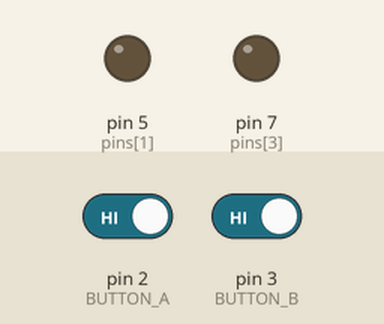
A sketch run on a simulated Arduino Leonardo, built with avr-gcc and run on an emulated ATmega32U4. Shown: output pins drawn as LEDs (lit = HIGH). The inputs (shaded band) are chosen by the test bench; at power-on: pin 2 (BUTTON_A) HIGH, pin 3 (BUTTON_B) HIGH. Sleep ends after the set time or at an interrupt; random numbers use the default seed unless the sketch sets one.

Above: at 1.7 s.
Timing chart, 0 to 1.5 s (numbered marks = the images above; inputs shaded):
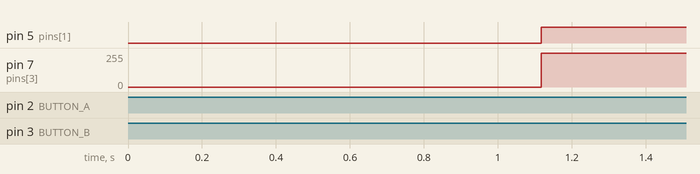

The sketch:

KeyChainino_v2_USB_walled.ino
```cpp
/*****************************************************************************
   WALLED GAME FOR KEYCHAININO USB www.keychainino.com

   created by Alessandro Matera

   naming by *Don Marco Furi*

   The goal of this game is to move the "man" (a dot) inside the walls's gates
   that coming down from the top of the screen.

   The walls speed increase every 10 walls spawned
 * *****************************************************************************
*/
#include <avr/pgmspace.h>
#include <avr/sleep.h>
#include <avr/power.h>
#include <avr/wdt.h>

#define MATRIX_ROW 8
#define MATRIX_COL 8
#define PIN_NUMBER 9

#define BUTTON_A 2 // INT1
#define BUTTON_B 3 // INT0

unsigned long timer = 64900;

byte i_Charlie = 0;
byte j_Charlie = 0;

const byte pins[PIN_NUMBER] = {4, 5, 6, 7, 8, 9, 10, 11, 12}; //the number of the pin used for the LEDs in ordered

const byte connectionMatrix[MATRIX_ROW][MATRIX_COL][2] = { //the matrix that show the LEDs pin connections. Firs Value is the Anode, second is the Catode
  {{1, 0}, {2, 0}, {3, 0}, {4, 0}, {5, 0}, {6, 0}, {7, 0}, {8, 0}},
  {{0, 1}, {2, 1}, {3, 1}, {4, 1}, {5, 1}, {6, 1}, {7, 1}, {8, 1}},
  {{0, 2}, {1, 2}, {3, 2}, {4, 2}, {5, 2}, {6, 2}, {7, 2}, {8, 2}},
  {{0, 3}, {1, 3}, {2, 3}, {4, 3}, {5, 3}, {6, 3}, {7, 3}, {8, 3}},
  {{0, 4}, {1, 4}, {2, 4}, {3, 4}, {5, 4}, {6, 4}, {7, 4}, {8, 4}},
  {{0, 5}, {1, 5}, {2, 5}, {3, 5}, {4, 5}, {6, 5}, {7, 5}, {8, 5}},
  {{0, 6}, {1, 6}, {2, 6}, {3, 6}, {4, 6}, {5, 6}, {7, 6}, {8, 6}},
  {{0, 7}, {1, 7}, {2, 7}, {3, 7}, {4, 7}, {5, 7}, {6, 7}, {8, 7}},
};

bool matrixState[MATRIX_ROW][MATRIX_COL] = { //the matrix that will be always used to turn ON or OFF the LEDs
  {0, 0, 0, 0, 0, 0, 0, 0},
  {0, 0, 0, 0, 0, 0, 0, 0},
  {0, 0, 0, 0, 0, 0, 0, 0},
  {0, 0, 0, 0, 0, 0, 0, 0},
  {0, 0, 0, 0, 0, 0, 0, 0},
  {0, 0, 0, 0, 0, 0, 0, 0},
  {0, 0, 0, 0, 0, 0, 0, 0},
  {0, 0, 0, 0, 0, 0, 0, 0}
};


//MAN VARIABLES
byte manXPosition = 2;//the position of the man

//Wall variables
byte wallGateXPosition = random(0, MATRIX_COL); //randomized wall's gate
byte wallYPosition = 0; //Y value of the wall
unsigned int wallCounter = 0; //the number of walls spawned used to increase the speed

const int wallSpeed = 2000; //this number is inversely proportional to the speed of the wall
int wallUpdatePositionCounter = 0; //it is a counter to update wall position
int wallUpdatePositionSpeed = wallSpeed; //the actual speed of the wall

byte keySensibility = 70; //the sensibility of the two touch buttons. Decrease to have more sensitivity

//the game score calculated in the number of gates passed
byte score = 0; //0 //MAX 255 for byte

bool gameStarted = false; //indicates if the game is started

// KeyChainino Face stored in FLASH in order to reduce RAM size
const PROGMEM bool KeyChaininoFace[MATRIX_ROW][MATRIX_COL] = {
  {0, 0, 0, 0, 0, 0, 0, 0},
  {0, 0, 0, 0, 0, 0, 0, 0},
  {0, 0, 0, 1, 1, 0, 0, 0},
  {0, 0, 0, 0, 0, 0, 0, 0},
  {0, 1, 0, 0, 0, 0, 1, 0},
  {0, 0, 1, 1, 1, 1, 0, 0},
  {0, 0, 0, 0, 0, 0, 0, 0},
  {0, 0, 0, 0, 0, 0, 0, 0}
};


//NUMBERS used in score stored in FLASH in order to reduce RAM size

const PROGMEM bool one[MATRIX_ROW][MATRIX_COL]  = {
  {0, 0, 0, 0, 0, 0, 0, 0},
  {0, 0, 0, 0, 1, 0, 0, 0},
  {0, 0, 0, 1, 1, 0, 0, 0},
  {0, 0, 1, 0, 1, 0, 0, 0},
  {0, 0, 0, 0, 1, 0, 0, 0},
  {0, 0, 0, 0, 1, 0, 0, 0},
  {0, 0, 0, 0, 1, 0, 0, 0},
  {0, 0, 0, 0, 1, 0, 0, 0}
};

const PROGMEM bool two[MATRIX_ROW][MATRIX_COL] = {
  {0, 0, 0, 0, 0, 0, 0, 0},
  {0, 0, 0, 1, 1, 1, 0, 0},
  {0, 0, 1, 0, 0, 0, 1, 0},
  {0, 0, 0, 0, 0, 0, 1, 0},
  {0, 0, 0, 0, 0, 1, 0, 0},
  {0, 0, 0, 0, 1, 0, 0, 0},
  {0, 0, 0, 1, 0, 0, 0, 0},
  {0, 0, 1, 1, 1, 1, 1, 0}
};

const PROGMEM bool three[MATRIX_ROW][MATRIX_COL] = {
  {0, 0, 0, 0, 0, 0, 0, 0},
  {0, 0, 0, 1, 1, 1, 0, 0},
  {0, 0, 0, 0, 0, 0, 1, 0},
  {0, 0, 0, 0, 0, 0, 1, 0},
  {0, 0, 0, 0, 1, 1, 0, 0},
  {0, 0, 0, 0, 0, 0, 1, 0},
  {0, 0, 0, 0, 0, 0, 1, 0},
  {0, 0, 0, 1, 1, 1, 0, 0}
};

const PROGMEM bool four[MATRIX_ROW][MATRIX_COL] = {
  {0, 0, 0, 0, 0, 0, 0, 0},
  {0, 0, 0, 0, 0, 1, 0, 0},
  {0, 0, 0, 0, 1, 1, 0, 0},
  {0, 0, 0, 1, 0, 1, 0, 0},
  {0, 0, 1, 0, 0, 1, 0, 0},
  {0, 1, 1, 1, 1, 1, 1, 0},
  {0, 0, 0, 0, 0, 1, 0, 0},
  {0, 0, 0, 0, 0, 1, 0, 0}
};

const PROGMEM bool five[MATRIX_ROW][MATRIX_COL] = {
  {0, 0, 0, 0, 0, 0, 0, 0},
  {0, 0, 0, 1, 1, 1, 1, 0},
  {0, 0, 0, 1, 0, 0, 0, 0},
  {0, 0, 0, 1, 0, 0, 0, 0},
  {0, 0, 0, 1, 1, 1, 0, 0},
  {0, 0, 0, 0, 0, 0, 1, 0},
  {0, 0, 0, 0, 0, 0, 1, 0},
  {0, 0, 0, 1, 1, 1, 0, 0}
};

const PROGMEM bool six[MATRIX_ROW][MATRIX_COL] = {
  {0, 0, 0, 0, 0, 0, 0, 0},
  {0, 0, 0, 0, 0, 1, 0, 0},
  {0, 0, 0, 0, 1, 0, 0, 0},
  {0, 0, 0, 1, 0, 0, 0, 0},
  {0, 0, 1, 1, 1, 1, 0, 0},
  {0, 0, 1, 0, 0, 0, 1, 0},
  {0, 0, 1, 0, 0, 0, 1, 0},
  {0, 0, 0, 1, 1, 1, 0, 0}
};

const PROGMEM bool seven[MATRIX_ROW][MATRIX_COL] = {
  {0, 0, 0, 0, 0, 0, 0, 0},
  {0, 0, 1, 1, 1, 1, 1, 0},
  {0, 0, 0, 0, 0, 0, 1, 0},
  {0, 0, 0, 0, 0, 0, 1, 0},
  {0, 0, 0, 0, 0, 1, 0, 0},
  {0, 0, 0, 0, 1, 0, 0, 0},
  {0, 0, 0, 1, 0, 0, 0, 0},
  {0, 0, 1, 0, 0, 0, 0, 0}
};

const PROGMEM bool eight[MATRIX_ROW][MATRIX_COL] = {
  {0, 0, 0, 0, 0, 0, 0, 0},
  {0, 0, 0, 1, 1, 1, 0, 0},
  {0, 0, 1, 0, 0, 0, 1, 0},
  {0, 0, 1, 0, 0, 0, 1, 0},
  {0, 0, 0, 1, 1, 1, 0, 0},
  {0, 0, 1, 0, 0, 0, 1, 0},
  {0, 0, 1, 0, 0, 0, 1, 0},
  {0, 0, 0, 1, 1, 1, 0, 0}
};

const PROGMEM bool nine[MATRIX_ROW][MATRIX_COL] = {
  {0, 0, 0, 0, 0, 0, 0, 0},
  {0, 0, 0, 1, 1, 1, 0, 0},
  {0, 0, 1, 0, 0, 0, 1, 0},
  {0, 0, 1, 0, 0, 0, 1, 0},
  {0, 0, 0, 1, 1, 1, 1, 0},
  {0, 0, 0, 0, 0, 1, 0, 0},
  {0, 0, 0, 0, 1, 0, 0, 0},
  {0, 0, 0, 1, 0, 0, 0, 0}
};
const PROGMEM bool zero[MATRIX_ROW][MATRIX_COL] = {
  {0, 0, 0, 0, 0, 0, 0, 0},
  {0, 0, 0, 1, 1, 1, 0, 0},
  {0, 0, 1, 0, 0, 0, 1, 0},
  {0, 0, 1, 0, 0, 0, 1, 0},
  {0, 0, 1, 0, 0, 0, 1, 0},
  {0, 0, 1, 0, 0, 0, 1, 0},
  {0, 0, 1, 0, 0, 0, 1, 0},
  {0, 0, 0, 1, 1, 1, 0, 0}
};


ISR(TIMER1_OVF_vect) {  // timer1 overflow interrupt service routine
  cli(); //disable interrupt
  TCNT1 = timer;// 65405;

  //THIS PART IS USED TO UPDATE THE Wall'S MOVIMENT IN THE GAME
  //if game is started change wall position
  if (gameStarted) {
    //it is a counter used to update the wall position after it reach the wallUpdatePositionSpeed value
    //becouse timer interrupt is to fast
    wallUpdatePositionCounter++;
    if (wallUpdatePositionCounter > wallUpdatePositionSpeed) {
      updateWallPosition();
      wallUpdatePositionCounter = 0;
    }
  }


  // THIS PART IS USED TO UPDATE THE CHARLIEPLEXING LEDS MATRIX
  // YOU CAN JUST DON'T CARE ABOUT THIS PART
  // BECAUSE YOU CAN CODE LIKE A STANDARD MATRIX BY MANIPULATING THE
  // VALUE OF THE matrixState MATRIX

  //check from matrixState which LED to turn ON or OFF

  pinMode(pins[connectionMatrix[i_Charlie][j_Charlie][0]], INPUT); //set both positive pole and negative pole
  pinMode(pins[connectionMatrix[i_Charlie][j_Charlie][1]], INPUT); // to INPUT in order to turn OFF the LED


  j_Charlie++;
  if (j_Charlie >= MATRIX_COL) {
    j_Charlie = 0;
    i_Charlie++;
    if (i_Charlie >= MATRIX_ROW) {
      i_Charlie = 0;
    }
  }

  if (matrixState[i_Charlie][j_Charlie] == 1) { //turn on LED with 1 in matrixState
    pinMode(pins[connectionMatrix[i_Charlie][j_Charlie][0]], OUTPUT); //set positive pole to OUTPUT
    pinMode(pins[connectionMatrix[i_Charlie][j_Charlie][1]], OUTPUT); //set negative pole to OUTPUT
    digitalWrite(pins[connectionMatrix[i_Charlie][j_Charlie][0]], HIGH); //set positive pole to HIGH
    digitalWrite(pins[connectionMatrix[i_Charlie][j_Charlie][1]], LOW); //set negative pole to LOW
  }

  sei(); //enable interrupt
}

ISR(INT1_vect) { //BUTTON A INTERRUPT
  //do nothing
}

ISR(INT0_vect) { //BUTTON B INTERRUPT
  //do nothing
}


void setup() {
  //configure LED pins
  for (byte i = 0; i < PIN_NUMBER; i++) {
    pinMode(pins[i], INPUT);
  }

  //configure Buttons pins
  pinMode(BUTTON_A, INPUT_PULLUP);
  pinMode(BUTTON_B, INPUT_PULLUP);

  // initialize Timer1
  cli();         // disable global interrupts
  TCCR1A = 0;    // set entire TCCR1A register to 0
  TCCR1B = 0;    // set entire TCCR1A register to 0

  bitSet(TIMSK1, TOIE1); // enable Timer1 overflow interrupt:

  TCNT1 = timer;

  // set prescaler
  bitSet(TCCR1B, CS10);

  //disabling all unnecessary peripherals to reduce power
  ADCSRA = 0;
  bitSet(ADCSRA, ADEN); //disable ADC
  bitSet(ACSR, ACD); // disable Analog comparator, saves 4 uA
  power_adc_disable(); // disable ADC converter
  power_spi_disable();
  power_usart0_disable();
  power_usart1_disable();
  power_twi_disable();
  power_timer2_disable();
  power_timer3_disable();
  bitSet(PRR1, 4); //disable timer 4 (bit 4 = PRTIM4)
  wdt_disable();


  // enable global interrupts:
  sei();

  showKeyChaininoFace(); //show KeyChainino smile face
  delay(500);
  clearMatrix(); //clear the Matrix

  //show wall
  for (byte x = 0; x < MATRIX_COL; x++) {
    if (x != wallGateXPosition) {
      matrixState[wallYPosition][x] = 1;
    }
  }

  gameStarted = true; //Start the game

}

void loop() {
  if (gameStarted) { //if game is started
    game(); //go to game function
  } else { //else end the game
    endGame(); //to to end game
  }
}

void game() {
  updateManPosition(); //update the man position by checking buttons
}

void endGame() {
  //SHOW SCORE
  showScore(score); //shows the score number
  clearMatrix(); //clear all the LEDs
  showKeyChaininoFace(); //show KeyChaininoFace
  delay(500);
  goSleep(); //sleep to reduce power
  resetGame(); //reset game variables
}

void updateWallPosition() {

  //checkCollision
  if (wallYPosition == MATRIX_ROW - 2) { //if wall is in the same man's Y position
    //NOTE: we check if the wallYposition is in the position MATRIX_ROW - 2 and
    // not on MATRIX_ROW - 1 because we increment the wallYPosition after this check
    if (manXPosition == wallGateXPosition) { //if man passes the wall
      score++; //increase score
    } else {
      gameStarted = false; //esle we end the game
    }
  }

  int wallOldYPosition = wallYPosition; //store the old wall position

  if (wallYPosition < MATRIX_ROW - 1) { //if wall position isn't the bottom
    wallYPosition++; //increase Y position - go down
  } else { //else, if the wall touch the bottom
    wallYPosition = 0; //reset its position
    wallGateXPosition = random(0, MATRIX_COL); //randomize another gate
    wallCounter++; //increase wall counter
    //increase wall spaw update
    if (wallCounter % 10 == 0) { //if wallCounter is egual to 10
      wallUpdatePositionSpeed -= 100; //we can increase the speed of the wall
      if (wallUpdatePositionSpeed < 7) { //by decreasing the wallUpdatePositionSpeed variable
        wallUpdatePositionSpeed = 7; //if this variable is under 7, we stay at this speed.
      }
    }
  }

  //delete previous wall position
  for (byte x = 0; x < MATRIX_COL; x++) {
    matrixState[wallOldYPosition][x] = 0;
  }

  //show new wall position
  for (byte x = 0; x < MATRIX_COL; x++) {
    if (x != wallGateXPosition) {
      matrixState[wallYPosition][x] = 1;
    }
  }


}

void updateManPosition() {

  //depends on which button is pressed, change the man position
  // to left (button A) or right (button B)

  int manXNewPosition = manXPosition; //store man X position that is going to change

  //if we press the button B we go Right
  if (!digitalRead(BUTTON_B)) {
    delay(keySensibility);
    if (!digitalRead(BUTTON_B)) {
      manXNewPosition++;
    }
  }


  //if we press the button A we go Left
  if (!digitalRead(BUTTON_A)) {
    delay(keySensibility);
    if (!digitalRead(BUTTON_A)) {
      manXNewPosition--;
    }
  }

  //fix man X position
  if (manXNewPosition > MATRIX_COL - 1) {
    manXNewPosition--;
  }
  if (manXNewPosition < 0) {
    manXNewPosition = 0;
  }

  //only if the man position is different
  // (means that the button was pressed)
  if (manXNewPosition != manXPosition) {
    //delete current man Position
    matrixState[MATRIX_ROW - 1][manXPosition] = 0;
  }

  //set current man position to new position
  manXPosition = manXNewPosition;

  //show new man Position
  matrixState[MATRIX_ROW - 1][manXPosition] = 1;
}


void showScore(byte scoreNumber) {

  clearMatrix();

  char scoreChar[5]; //char were to put the score number

  //converting the score to scoreChar
  String str = String(scoreNumber) + ' ';
  str.toCharArray(scoreChar, 5);

  for (char c = 0; scoreChar[c] != '\0'; c++) {
    for (int col = MATRIX_COL - 1; col >= 0; col--) { // we start to display the charter matrix from right to left
      for (byte i = 0; i < MATRIX_COL; i++) { //put the charter into the matrixState
        for (byte j = 0; j < MATRIX_ROW; j++) { //as usual
          if (i >= col) { //if the number of col(i) is higher than the scrolling col, we show the correct charter according to charterToShow var.
            writeCharter(scoreChar[c], i, j, col);
          } else { //else, if col (i) is less than col, we shift the matrixState
            matrixState[j][i] = matrixState[j][i + 1];
          }
        }

      }
      delay(80);
    }
  }
}

//show the number according to the matrix number
void writeCharter(char charterToShow, byte i, byte j, byte col) {
  if (charterToShow == '0') {
    matrixState[j][i] = (bool*)pgm_read_byte(&(zero[j][i - col]));
  }
  else if (charterToShow == '1') {
    matrixState[j][i] = (bool*)pgm_read_byte(&(one[j][i - col]));
  }
  else if (charterToShow == '2') {
    matrixState[j][i] = (bool*)pgm_read_byte(&(two[j][i - col]));
  }
  else if (charterToShow == '3') {
    matrixState[j][i] = (bool*)pgm_read_byte(&(three[j][i - col]));
  }
  else if (charterToShow == '4') {
    matrixState[j][i] = (bool*)pgm_read_byte(&(four[j][i - col]));
  }
  else if (charterToShow == '5') {
    matrixState[j][i] = (bool*)pgm_read_byte(&(five[j][i - col]));
  }
  else if (charterToShow == '6') {
    matrixState[j][i] = (bool*)pgm_read_byte(&(six[j][i - col]));
  }
  else if (charterToShow == '7') {
    matrixState[j][i] = (bool*)pgm_read_byte(&(seven[j][i - col]));
  }
  else if (charterToShow == '8') {
    matrixState[j][i] = (bool*)pgm_read_byte(&(eight[j][i - col]));
  }
  else if (charterToShow == '9') {
    matrixState[j][i] = (bool*)pgm_read_byte(&(nine[j][i - col]));
  }
  else if (charterToShow == ' ') { //SYMBOLS FOR SPACE
    matrixState[j][i] = 0;
  }
}

void resetGame() {
  //reset all game variables to the start condition
  clearMatrix();
  showKeyChaininoFace();
  delay(500);
  clearMatrix();
  delay(300);

  //check for programming mode
  if (!digitalRead(BUTTON_B) && !digitalRead(BUTTON_A)) {
    //programming mode
    programmingMode();
  }

  manXPosition = 2;

  wallGateXPosition = random(0, MATRIX_COL);
  wallYPosition = 0; //top screen
  wallCounter = 0; //the number of walls spawned

  wallUpdatePositionCounter = 0;
  wallUpdatePositionSpeed = wallSpeed;

  score = 0;

  //show wall
  for (byte x = 0; x < MATRIX_COL; x++) {
    if (x != wallGateXPosition) {
      matrixState[wallYPosition][x] = 1;
    }
  }

  gameStarted = true;
}

void programmingMode() {
  while (1) {
    fullMatrix();
    delay(300);
    clearMatrix();
    delay(300);
  }
}

void clearMatrix() {
  //clear the matrix by inserting 0 to the matrixState
  for (byte i = 0; i < MATRIX_ROW; i++) {
    for (byte j = 0; j < MATRIX_COL; j++) {
      clearMatrixStateBit(i, j);
    }
  }
}

void fullMatrix() {
  //turn on all LEDs in the matrix by inserting 1 to the matrixState
  for (byte i = 0; i < MATRIX_ROW; i++) {
    for (byte j = 0; j < MATRIX_COL; j++) {
      setMatrixStateBit(i, j);
    }
  }
}

void showKeyChaininoFace() {
  for (byte i = 0; i < MATRIX_ROW; i++) {
    for (byte j = 0; j < MATRIX_COL; j++) {
      matrixState[i][j] = (bool*)pgm_read_byte(&(KeyChaininoFace[i][j])); //here we read the matrix from FLASH
    }
  }
}


void setMatrixStateBit(byte i, byte j) {
  cli();
  matrixState[i][j] = 1;
  sei();
}
void clearMatrixStateBit(byte i, byte j) {
  cli();
  matrixState[i][j] = 0;
  sei();
}

void goSleep() {
  //going sleep to reduce power consuming

  power_timer0_disable(); //disable Timer 0
  power_timer1_disable(); //disable Timer 1

  for (byte i = 0; i < MATRIX_ROW; i++) {
    for (byte j = 0; j < MATRIX_COL; j++) {
      pinMode(pins[connectionMatrix[i][j][0]], INPUT); //set both positive pole and negative pole
      pinMode(pins[connectionMatrix[i][j][1]], INPUT); // to INPUT in order to turn OFF the LED
    }
  }


  //enable interrupt buttons to allow wakeup from button interrupts
  bitSet(EIMSK, INT0); //enable interrupt button B - INT0
  bitSet(EIMSK, INT1); //enable interrupt button A - INT1

  // Disable the USB interface
  bitClear(USBCON, USBE);

  // Disable the VBUS transition enable bit
  bitClear(USBCON, VBUSTE);

  // Disable the VUSB pad
  bitClear(USBCON, OTGPADE);

  // Freeze the USB clock
  bitClear(USBCON, FRZCLK);

  // Disable USB pad regulator
  bitClear(UHWCON, UVREGE);

  // Clear the IVBUS Transition Interrupt flag
  bitClear(USBINT, VBUSTI);

  // Physically detact USB (by disconnecting internal pull-ups on D+ and D-)
  bitSet(UDCON, DETACH);

  power_usb_disable();

  set_sleep_mode(SLEEP_MODE_PWR_DOWN);

  bool falsePush = true;

  while (falsePush) {
    if (!digitalRead(BUTTON_B) && !digitalRead(BUTTON_A)) { //until all the two buttons are pressend
      power_timer0_enable(); //enable Timer 0 in order to enable delay() function
      delay(2000);
      if (!digitalRead(BUTTON_B) && !digitalRead(BUTTON_A)) {
        falsePush = false;
      } else {
        power_timer0_disable();
        sleep_mode();
      }
    } else {
      sleep_mode();
    }
  }

  //disable interrupt buttons after sleep
  bitClear(EIMSK, INT0); //enable interrupt button B - INT0
  bitClear(EIMSK, INT1); //enable interrupt button A - INT1

  power_timer0_enable(); //enable Timer 0
  power_timer1_enable(); //enable Timer 1

  power_usb_enable();

  USBDevice.attach();
  // delay(100);

}
```
